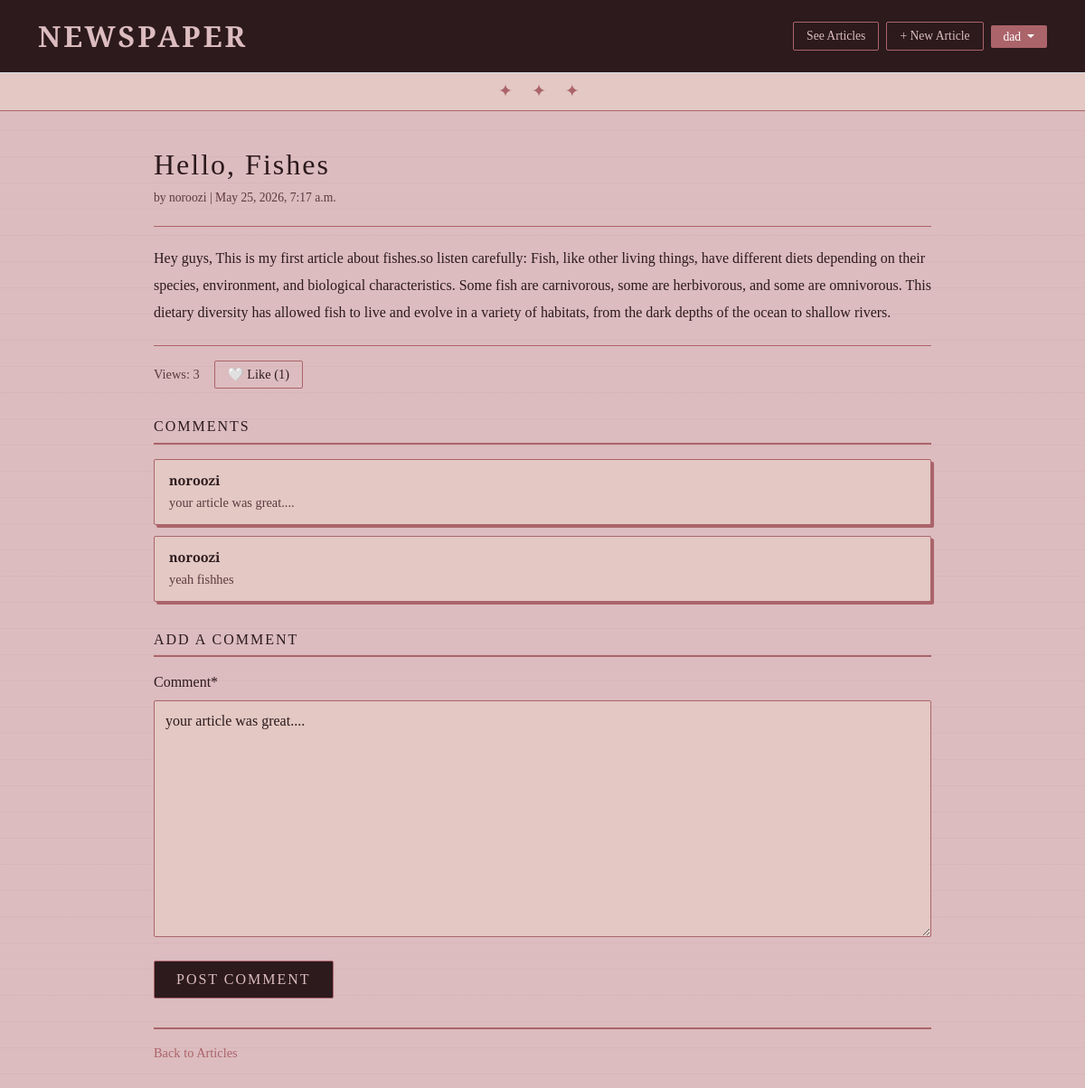
The app's page /articles/3/ (signed in) with its own data.
### accounts/models.py (models this page shows)
class CustomUser(AbstractUser):
    age = models.PositiveIntegerField(null=True, blank=True)

### articles/models.py (models this page shows, shortened)
class Article(models.Model):
    title = models.CharField(max_length=255)
    body = models.TextField()
    date = models.DateTimeField(auto_now_add=True)
    author = models.ForeignKey(
        settings.AUTH_USER_MODEL,
        on_delete=models.CASCADE,
    )
    views = models.IntegerField(default=0)
    viewers = models.ManyToManyField(
        settings.AUTH_USER_MODEL,
        related_name='viewed_articles',
        blank=True
    )
    likes = models.ManyToManyField(
        settings.AUTH_USER_MODEL,
        related_name='liked_articles',
        blank=True
    )

class Comment(models.Model):
    article = models.ForeignKey(
        Article,
        on_delete=models.CASCADE,
    )
    comment = models.TextField(default="your article was great....")
    author = models.ForeignKey(
        settings.AUTH_USER_MODEL,
        on_delete=models.CASCADE,
    )
    def __str__(self):
        return self.comment

### articles/views.py (the view, shortened to what this page needs)
# urls.py: path("<int:pk>/", ArticleDetail.as_view(), name="article_detail"),
class ArticleDetail(mixins.CustomLoginNeededMixin,View):
    def get(self, request, *args, ** kwargs):
        view = CommentGet.as_view()
        return view(request, *args, ** kwargs)

### articles/mixins.py (called while the page is built)
    def dispatch(self, request, *args, **kwargs):
        if not request.user.is_authenticated:
            return redirect(self.login_url)
        return super().dispatch(request, *args, **kwargs)

### articles/views.py (called while the page is built)
    def get_object(self):
        obj = super().get_object()
        if self.request.method == 'GET':
            if self.request.user not in obj.viewers.all():
                obj.views += 1
                obj.viewers.add(self.request.user)# add 1 every visit
                obj.save()      # save to database
        return obj

    def get_context_data(self, **kwargs):
        context = super().get_context_data(**kwargs)
        context['form'] = forms.CommentForm
        return context

### templates/article_detail.html (shortened to what this page needs)
{% extends 'base.html' %}
{% load crispy_forms_tags %}
{% block content %}
    <article>
        <h1>{{ object.title }}</h1>
        <p class="article-meta">by {{ object.author }} | {{ object.date }}</p>
        <div class="article-body">
            {{ object.body }}
        </div>
    </article>
    <div class="article-stats">
        <span>Views: {{ object.views }}</span>
        <form method="post" action="{% url 'article_like' object.pk %}">
            <button type="submit" class="like-btn">
                {% if request.user in object.likes.all %}
                    ❤️ Unlike ({{ object.likes.count }})
                {% else %}
                    🤍 Like ({{ object.likes.count }})
                {% endif %}
            </button>
        </form>
    </div>
    <section class="comments-section">
        <h3>Comments</h3>
        {% for comment in object.comment_set.all %}
            <div class="comment-card">
                <div class="comment-author">{{ comment.author }}</div>
                <div class="comment-text">{{ comment }}</div>
            </div>
        {% empty %}
            <p class="no-comments">No comments yet. Be the first!</p>
        {% endfor %}
    </section>
    <section class="comment-form-section">
        <h3>Add a comment</h3>
        <form method="post" action="">
            {{ form|crispy }}
            <button type="submit" class="btn-submit">Post Comment</button>
        </form>
    </section>
    <div class="article-actions">
        <a href="{% url 'article_list' %}">Back to Articles</a>
    </div>
{% endblock %}

### templates/base.html (shortened to what this page needs)
<!DOCTYPE html>
<html>
<head>
    {% block qq %}<link href="https://cdn.jsdelivr.net/npm/bootstrap@5.3.3/dist/css/bootstrap.min.css" rel="stylesheet"/>{% endblock qq %}
</head>
<body>
    <header class="p-3 border-bottom">
        <div class="container">
            <div class="d-flex flex-wrap align-items-center justify-content-between">
                <a href="{% url 'home' %}" class="navbar-brand">Newspaper</a>
                <div class="d-flex align-items-center gap-2">
                    {% if user.is_authenticated %}
                        <a href="{% url 'article_list' %}" class="btn-new">See Articles</a>
                        <a href="{% url 'article_create' %}" class="btn-new">+ New Article</a>
                        <div class="dropdown">
                            <a href="#" class="btn-user dropdown-toggle" id="dropdownUser1" data-bs-toggle="dropdown" aria-expanded="false">
                                {{ user.username }}
                            </a>
                        </div>
                    {% else %}
                        <a href="{% url 'login' %}" class="btn-login">Log In</a>
                        <a href="{% url 'signup' %}" class="btn-signup">Sign Up</a>
                    {% endif %}
                </div>
            </div>
        </div>
    </header>
    <div class="header-divider">✦ ✦ ✦</div>
    <main>
        {% block content %}
        {% endblock content %}
    </main>
</body>
</html>

### templates/base.html (style rules this page uses)
:root { --bg: #dcbcbf; --surface: #e3c8c3; --border: #ab646a; --dark: #2c1a1d; --text: #2c1a1d; --text-light: #5c3a3e; --accent: #ab646a; --accent-hover: #8a4a50; }
* { margin: 0; padding: 0; box-sizing: border-box; }
body { background-color: var(--bg); background-image: repeating-linear-gradient( 0deg, transparent, transparent 28px, rgba(171, 100, 106, 0.07) 28px, rgba(171, 100, 106, 0.07) 29px ); color: var(--text); font-family: Georgia, serif; min-height: 100vh; }
header { background-color: var(--dark); border-bottom: 3px double var(--border) !important; padding: 12px 30px !important; margin-bottom: 0 !important; }
.navbar-brand { color: var(--bg) !important; font-size: 2rem; font-weight: 700; font-family: 'Playfair Display', Georgia, serif; letter-spacing: 3px; text-decoration: none; text-transform: uppercase; }
.header-divider { text-align: center; color: var(--border); font-size: 1.2rem; letter-spacing: 8px; padding: 6px 0; background-color: var(--surface); border-bottom: 1px solid var(--border); }
.btn-new { background-color: transparent; color: var(--bg); border: 1px solid var(--border); padding: 5px 14px; border-radius: 2px; text-decoration: none; font-size: 0.85rem; font-family: 'Playfair Display', serif; transition: 0.3s; }
.btn-user { background-color: var(--accent); color: white !important; border: none; padding: 5px 14px; border-radius: 2px; text-decoration: none; font-size: 0.85rem; font-family: 'Playfair Display', serif; transition: 0.3s; }
main { max-width: 900px; margin: 40px auto; padding: 0 20px; }

### templates/article_detail.html (style rules this page uses)
h1 { font-family: 'Playfair Display', Georgia, serif; color: var(--dark); letter-spacing: 2px; font-size: 2rem; margin-bottom: 8px; }
.article-meta { font-size: 0.85rem; color: var(--text-light); font-family: Georgia, serif; margin-bottom: 20px; }
.article-body { font-family: Georgia, serif; color: var(--dark); line-height: 1.9; font-size: 1rem; border-top: 1px solid var(--border); border-bottom: 1px solid var(--border); padding: 20px 0; margin-bottom: 16px; }
.article-stats { display: flex; align-items: center; gap: 16px; margin-bottom: 24px; font-family: Georgia, serif; font-size: 0.9rem; color: var(--text-light); }
.like-btn { background-color: transparent; border: 1px solid var(--border); border-radius: 2px; padding: 4px 14px; font-family: Georgia, serif; font-size: 0.9rem; color: var(--dark); cursor: pointer; transition: 0.3s; }
.comments-section { margin-top: 32px; }
.comments-section h3 { font-family: 'Playfair Display', Georgia, serif; color: var(--dark); letter-spacing: 2px; text-transform: uppercase; font-size: 1rem; border-bottom: 2px double var(--border); padding-bottom: 8px; margin-bottom: 16px; }
.comment-card { background-color: var(--surface); border: 1px solid var(--border); border-radius: 2px; padding: 12px 16px; margin-bottom: 12px; box-shadow: 3px 3px 0px var(--border); }
.comment-author { font-family: 'Playfair Display', Georgia, serif; font-weight: bold; font-size: 0.9rem; color: var(--dark); margin-bottom: 4px; }
.comment-text { font-family: Georgia, serif; font-size: 0.9rem; color: var(--text-light); }
.comment-form-section { margin-top: 32px; }
.comment-form-section h3 { font-family: 'Playfair Display', Georgia, serif; color: var(--dark); letter-spacing: 2px; text-transform: uppercase; font-size: 1rem; border-bottom: 2px double var(--border); padding-bottom: 8px; margin-bottom: 16px; }
.comment-form-section textarea { background-color: var(--surface); border: 1px solid var(--border); border-radius: 2px; padding: 10px 12px; font-family: Georgia, serif; color: var(--dark); width: 100%; transition: 0.3s; resize: vertical; }
.btn-submit { background-color: var(--dark); color: var(--bg); border: 1px solid var(--border); border-radius: 2px; padding: 8px 24px; font-family: 'Playfair Display', Georgia, serif; letter-spacing: 2px; text-transform: uppercase; cursor: pointer; transition: 0.3s; margin-top: 10px; }
.article-actions { margin-top: 32px; padding-top: 16px; border-top: 2px double var(--border); font-family: Georgia, serif; font-size: 0.9rem; display: flex; gap: 16px; align-items: center; }
.article-actions a { color: var(--accent); text-decoration: none; transition: 0.3s; }

### records on screen
CustomUser: username "dad"
Article: title "Hello, Fishes", author "noroozi", date "May 25, 2026, 7:17 a.m.", body "Hey guys, This is my first article about fishes.so listen carefully: Fish, like other living things, have different diets depending on their species, environment, and biological characteristics. Some fish are carnivorous, some are herbivorous, and some are omnivorous. This dietary diversity has allowed fish to live and evolve in a variety of habitats, from the dark depths of the ocean to shallow rivers.", views "3", likes.count "1"
Comment: author "noroozi", comment "your article was great...."
Comment: author "noroozi", comment "yeah fishhes"
